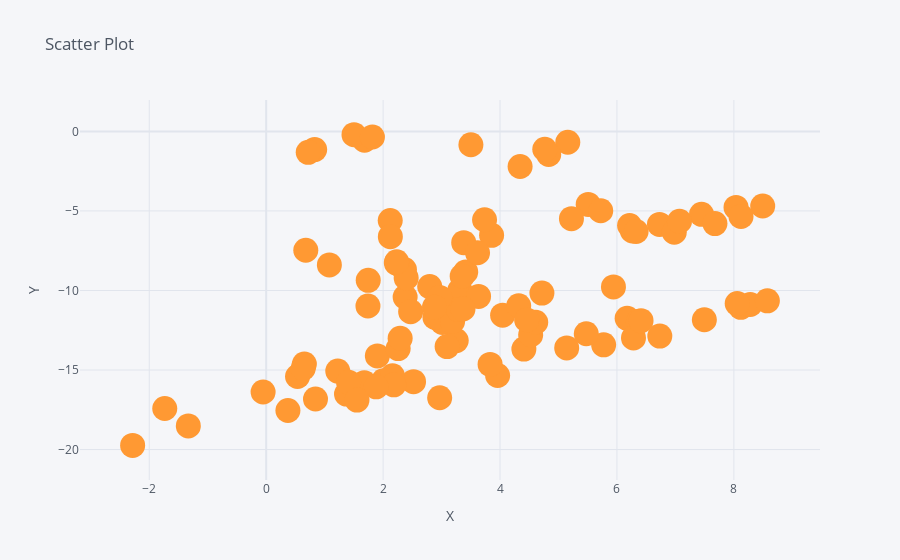

Source (notebook cell):
### Code cell
df.iplot(x='A', y='B', mode='markers', size=25, title='Scatter Plot', xTitle='X', yTitle='Y')
